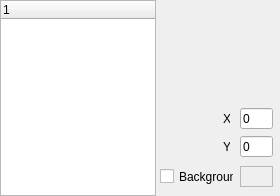
<?xml version="1.0" encoding="UTF-8"?>
<ui version="4.0">
  <class>MDIBMPSetEdit</class>
  <widget class="QWidget" name="MDIBMPSetEdit">
    <property name="geometry">
      <rect>
        <x>0</x>
        <y>0</y>
        <width>280</width>
        <height>196</height>
      </rect>
    </property>
    <property name="windowTitle">
      <string>MDIBMPSetEdit</string>
    </property>
    <widget class="QFrame" name="ColorBox">
      <property name="geometry">
        <rect>
          <x>240</x>
          <y>166</y>
          <width>33</width>
          <height>21</height>
        </rect>
      </property>
      <property name="frameShape">
        <enum>QFrame::StyledPanel</enum>
      </property>
    </widget>
    <widget class="QLabel" name="Label1">
      <property name="geometry">
        <rect>
          <x>223</x>
          <y>140</y>
          <width>7</width>
          <height>13</height>
        </rect>
      </property>
      <property name="windowTitle">
        <string>Y</string>
      </property>
      <property name="text">
        <string>Y</string>
      </property>
    </widget>
    <widget class="QLabel" name="lX">
      <property name="geometry">
        <rect>
          <x>223</x>
          <y>112</y>
          <width>7</width>
          <height>13</height>
        </rect>
      </property>
      <property name="windowTitle">
        <string>X</string>
      </property>
      <property name="text">
        <string>X</string>
      </property>
    </widget>
    <widget class="QCheckBox" name="cbTrans">
      <property name="geometry">
        <rect>
          <x>160</x>
          <y>168</y>
          <width>74</width>
          <height>17</height>
        </rect>
      </property>
      <property name="windowTitle">
        <string>Background</string>
      </property>
      <property name="text">
        <string>Background</string>
      </property>
    </widget>
    <widget class="QLineEdit" name="eX">
      <property name="geometry">
        <rect>
          <x>240</x>
          <y>108</y>
          <width>33</width>
          <height>21</height>
        </rect>
      </property>
      <property name="text">
        <string>0</string>
      </property>
    </widget>
    <widget class="QLineEdit" name="eY">
      <property name="geometry">
        <rect>
          <x>240</x>
          <y>136</y>
          <width>33</width>
          <height>21</height>
        </rect>
      </property>
      <property name="text">
        <string>0</string>
      </property>
    </widget>
    <widget class="QTreeWidget" name="LV">
      <property name="geometry">
        <rect>
          <x>0</x>
          <y>0</y>
          <width>156</width>
          <height>196</height>
        </rect>
      </property>
      <!-- vcl-align: alLeft → arrange in a Qt layout manager -->
    </widget>
    <widget class="QToolBar" name="ToolBar1">
      <property name="geometry">
        <rect>
          <x>162</x>
          <y>16</y>
          <width>79</width>
          <height>88</height>
        </rect>
      </property>
      <property name="windowTitle">
        <string>ToolBar1</string>
      </property>
      <widget class="QWidget" name="tbtAdd">
        <property name="geometry">
          <rect>
            <x>0</x>
            <y>0</y>
            <width>1</width>
            <height>1</height>
          </rect>
        </property>
        <property name="windowTitle">
          <string>Add</string>
        </property>
      </widget>
      <widget class="QWidget" name="tbtDel">
        <property name="geometry">
          <rect>
            <x>0</x>
            <y>22</y>
            <width>1</width>
            <height>1</height>
          </rect>
        </property>
        <property name="windowTitle">
          <string>Delete</string>
        </property>
      </widget>
      <widget class="QWidget" name="tbtUp">
        <property name="geometry">
          <rect>
            <x>0</x>
            <y>44</y>
            <width>1</width>
            <height>1</height>
          </rect>
        </property>
        <property name="windowTitle">
          <string>Shift Ups</string>
        </property>
      </widget>
      <widget class="QWidget" name="tbtDown">
        <property name="geometry">
          <rect>
            <x>0</x>
            <y>66</y>
            <width>1</width>
            <height>1</height>
          </rect>
        </property>
        <property name="windowTitle">
          <string>Shift Down</string>
        </property>
      </widget>
    </widget>
  </widget>
  <resources/>
  <connections/>
</ui>
